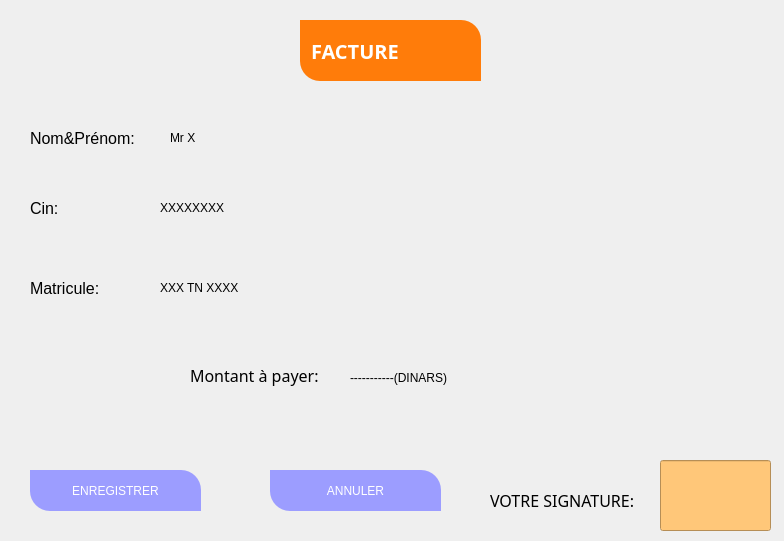
<?xml version="1.0" encoding="UTF-8"?>
<ui version="4.0">
 <class>Form</class>
 <widget class="QWidget" name="Form">
  <property name="geometry">
   <rect>
    <x>0</x>
    <y>0</y>
    <width>784</width>
    <height>541</height>
   </rect>
  </property>
  <property name="windowTitle">
   <string>Form</string>
  </property>
  <widget class="QLabel" name="label">
   <property name="geometry">
    <rect>
     <x>-10</x>
     <y>-10</y>
     <width>811</width>
     <height>561</height>
    </rect>
   </property>
   <property name="styleSheet">
    <string notr="true">background-image: url(:/newPrefix/v.jpg.jpg);</string>
   </property>
   <property name="text">
    <string/>
   </property>
  </widget>
  <widget class="QLabel" name="label_2">
   <property name="geometry">
    <rect>
     <x>300</x>
     <y>20</y>
     <width>181</width>
     <height>61</height>
    </rect>
   </property>
   <property name="font">
    <font>
     <family>Montserrat</family>
     <pointsize>15</pointsize>
     <weight>75</weight>
     <bold>true</bold>
    </font>
   </property>
   <property name="styleSheet">
    <string notr="true">
color:white;
text-align:center;
background-color: rgb(255, 124, 10);
padding:5px;
border-top-right-radius: 20px;
border-bottom-left-radius: 20px;</string>
   </property>
   <property name="text">
    <string>FACTURE</string>
   </property>
  </widget>
  <widget class="QLabel" name="label_4">
   <property name="geometry">
    <rect>
     <x>30</x>
     <y>130</y>
     <width>121</width>
     <height>16</height>
    </rect>
   </property>
   <property name="font">
    <font>
     <family>MS Shell Dlg 2</family>
     <pointsize>12</pointsize>
     <weight>9</weight>
     <italic>false</italic>
     <bold>false</bold>
    </font>
   </property>
   <property name="styleSheet">
    <string notr="true">font: 75 12pt &quot;MS Shell Dlg 2&quot;;</string>
   </property>
   <property name="text">
    <string>Nom&amp;Prénom:</string>
   </property>
  </widget>
  <widget class="QLabel" name="label_5">
   <property name="geometry">
    <rect>
     <x>30</x>
     <y>200</y>
     <width>71</width>
     <height>16</height>
    </rect>
   </property>
   <property name="font">
    <font>
     <family>MS Shell Dlg 2</family>
     <pointsize>12</pointsize>
     <weight>9</weight>
     <italic>false</italic>
     <bold>false</bold>
    </font>
   </property>
   <property name="styleSheet">
    <string notr="true">font: 75 12pt &quot;MS Shell Dlg 2&quot;;</string>
   </property>
   <property name="text">
    <string>Cin:</string>
   </property>
  </widget>
  <widget class="QLabel" name="label_7">
   <property name="geometry">
    <rect>
     <x>190</x>
     <y>360</y>
     <width>161</width>
     <height>31</height>
    </rect>
   </property>
   <property name="font">
    <font>
     <family>Showcard Gothic</family>
     <pointsize>12</pointsize>
     <weight>50</weight>
     <italic>false</italic>
     <bold>false</bold>
    </font>
   </property>
   <property name="styleSheet">
    <string notr="true">font: 12pt &quot;Showcard Gothic&quot;;</string>
   </property>
   <property name="text">
    <string>Montant à payer:</string>
   </property>
  </widget>
  <widget class="QLineEdit" name="lineEdit_5">
   <property name="geometry">
    <rect>
     <x>660</x>
     <y>460</y>
     <width>111</width>
     <height>71</height>
    </rect>
   </property>
   <property name="font">
    <font>
     <pointsize>10</pointsize>
    </font>
   </property>
   <property name="styleSheet">
    <string notr="true">background-color: rgb(255, 199, 121);</string>
   </property>
  </widget>
  <widget class="QLabel" name="label_8">
   <property name="geometry">
    <rect>
     <x>490</x>
     <y>490</y>
     <width>161</width>
     <height>20</height>
    </rect>
   </property>
   <property name="font">
    <font>
     <family>Segoe UI Black</family>
     <pointsize>12</pointsize>
     <weight>10</weight>
     <italic>false</italic>
     <bold>false</bold>
    </font>
   </property>
   <property name="styleSheet">
    <string notr="true">font: 87 12pt &quot;Segoe UI Black&quot;;</string>
   </property>
   <property name="text">
    <string>VOTRE SIGNATURE:</string>
   </property>
  </widget>
  <widget class="QLabel" name="label_9">
   <property name="geometry">
    <rect>
     <x>30</x>
     <y>280</y>
     <width>71</width>
     <height>16</height>
    </rect>
   </property>
   <property name="font">
    <font>
     <family>MS Shell Dlg 2</family>
     <pointsize>12</pointsize>
     <weight>9</weight>
     <italic>false</italic>
     <bold>false</bold>
    </font>
   </property>
   <property name="styleSheet">
    <string notr="true">font: 75 12pt &quot;MS Shell Dlg 2&quot;;</string>
   </property>
   <property name="text">
    <string>Matricule:</string>
   </property>
  </widget>
  <widget class="QLabel" name="label_3">
   <property name="geometry">
    <rect>
     <x>430</x>
     <y>40</y>
     <width>31</width>
     <height>31</height>
    </rect>
   </property>
   <property name="styleSheet">
    <string notr="true">background-image: url(:/newPrefix/facture.JPG);</string>
   </property>
   <property name="text">
    <string/>
   </property>
  </widget>
  <widget class="QPushButton" name="pushButton_4">
   <property name="geometry">
    <rect>
     <x>30</x>
     <y>470</y>
     <width>171</width>
     <height>41</height>
    </rect>
   </property>
   <property name="styleSheet">
    <string notr="true">color: rgb(255, 255, 255);
background-color: rgb(156, 157, 255);
font: 75 12pt &quot;MS Shell Dlg 2&quot;;
border-top-right-radius: 20px;
border-bottom-left-radius: 20px;
text-align:center;
padding:5px;</string>
   </property>
   <property name="text">
    <string>ENREGISTRER</string>
   </property>
  </widget>
  <widget class="QLabel" name="label_10">
   <property name="geometry">
    <rect>
     <x>350</x>
     <y>370</y>
     <width>161</width>
     <height>16</height>
    </rect>
   </property>
   <property name="styleSheet">
    <string notr="true">font: 10pt &quot;Segoe Print&quot;;</string>
   </property>
   <property name="text">
    <string>-----------(DINARS)</string>
   </property>
  </widget>
  <widget class="QLabel" name="label_11">
   <property name="geometry">
    <rect>
     <x>170</x>
     <y>130</y>
     <width>141</width>
     <height>16</height>
    </rect>
   </property>
   <property name="styleSheet">
    <string notr="true">font: 10pt &quot;Segoe Print&quot;;</string>
   </property>
   <property name="text">
    <string>Mr X</string>
   </property>
  </widget>
  <widget class="QLabel" name="label_12">
   <property name="geometry">
    <rect>
     <x>160</x>
     <y>280</y>
     <width>141</width>
     <height>16</height>
    </rect>
   </property>
   <property name="styleSheet">
    <string notr="true">font: 10pt &quot;Segoe Print&quot;;</string>
   </property>
   <property name="text">
    <string>XXX TN XXXX</string>
   </property>
  </widget>
  <widget class="QLabel" name="label_13">
   <property name="geometry">
    <rect>
     <x>160</x>
     <y>200</y>
     <width>141</width>
     <height>16</height>
    </rect>
   </property>
   <property name="styleSheet">
    <string notr="true">font: 8pt &quot;Segoe Print&quot;;</string>
   </property>
   <property name="text">
    <string>XXXXXXXX</string>
   </property>
  </widget>
  <widget class="QPushButton" name="pushButton_5">
   <property name="geometry">
    <rect>
     <x>270</x>
     <y>470</y>
     <width>171</width>
     <height>41</height>
    </rect>
   </property>
   <property name="styleSheet">
    <string notr="true">color: rgb(255, 255, 255);
background-color: rgb(156, 157, 255);
font: 75 12pt &quot;MS Shell Dlg 2&quot;;
border-top-right-radius: 20px;
border-bottom-left-radius: 20px;
text-align:center;
padding:5px;</string>
   </property>
   <property name="text">
    <string>ANNULER</string>
   </property>
  </widget>
 </widget>
 <resources>
  <include location="fse.qrc"/>
 </resources>
 <connections/>
</ui>
